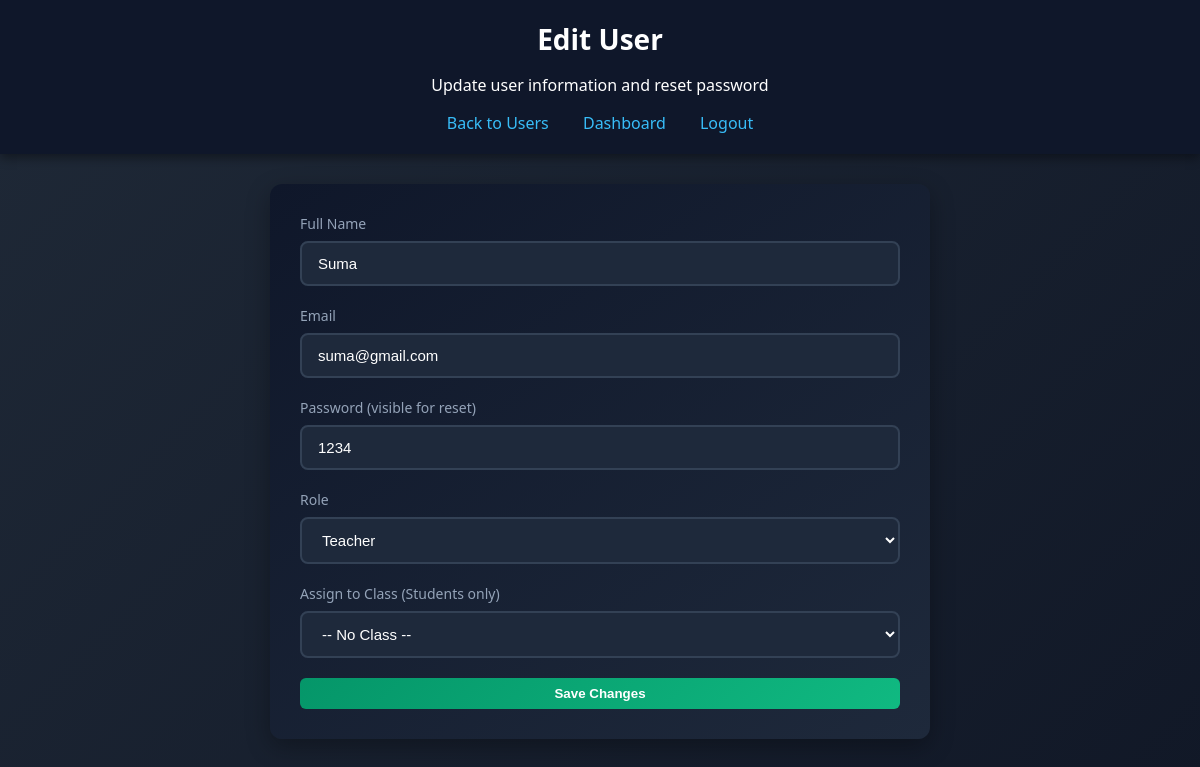
The page /admin/edit_user/2 (signed in) on the database its author committed.
### tables this page shows
CREATE TABLE users (
    id INTEGER PRIMARY KEY AUTOINCREMENT,
    name TEXT NOT NULL,
    email TEXT UNIQUE NOT NULL,
    password TEXT NOT NULL,
    role TEXT NOT NULL CHECK(role IN ('student','teacher','admin')),
    class_id INTEGER,
    rfid_uid TEXT,
    FOREIGN KEY(class_id) REFERENCES classes(id)
);

### backend/app.py (the view, shortened to what this page needs)
@app.route("/admin/edit_user/<int:user_id>", methods=["GET", "POST"])
def edit_user(user_id):
    if session.get("role") != "admin":
        return redirect("/login")
    conn = get_connection()
    cursor = conn.cursor()
    message = ""
    user = cursor.execute("SELECT * FROM users WHERE id=?", (user_id,)).fetchone()
    classes = cursor.execute("SELECT id, class_name, room_no FROM classes").fetchall()
    conn.close()
    return render_template("edit_user.html", user=user, classes=classes, message=message)

### backend/app.py (called while the page is built)
def get_connection():
    conn = sqlite3.connect(DB_PATH)
    conn.row_factory = sqlite3.Row
    return conn

### frontend/templates/edit_user.html (shortened to what this page needs)
<!DOCTYPE html>
<html lang="en">
<head>
    <link rel="stylesheet" href="/static/style.css">
</head>
<body>
    <div class="header">
        <h1>Edit User</h1>
        <p>Update user information and reset password</p>
        <nav class="nav-links">
            <a href="/admin/users">Back to Users</a>
            <a href="/admin">Dashboard</a>
            <a href="/logout">Logout</a>
        </nav>
    </div>
    <div class="dashboard-content">
        <div class="form-container">
            <form method="POST" class="admin-form">
                <div class="form-group">
                    <label>Full Name</label>
                    <input type="text" name="name" value="{{ user.name }}" required>
                </div>
                <div class="form-group">
                    <label>Email</label>
                    <input type="email" name="email" value="{{ user.email }}" required>
                </div>
                <div class="form-group">
                    <label>Password (visible for reset)</label>
                    <input type="text" name="password" value="{{ user.password }}" required>
                </div>
                <div class="form-group">
                    <label>Role</label>
                    <select name="role">
                        <option value="teacher" {% if user.role == 'teacher' %}selected{% endif %}>Teacher</option>
                    </select>
                </div>
                <div class="form-group" id="classGroup">
                    <label>Assign to Class (Students only)</label>
                    <select name="class_id">
                        <option value="">-- No Class --</option>
                    </select>
                </div>
                <button type="submit" class="start-btn">Save Changes</button>
            </form>
        </div>
    </div>
</body>
</html>

### frontend/static/style.css (style rules this page uses)
body { margin: 0; font-family: 'Segoe UI', Tahoma, sans-serif; background: linear-gradient(135deg, #1f2937, #111827); color: white; }
.header { text-align: center; padding: 20px; background: #0f172a; box-shadow: 0 4px 10px rgba(0,0,0,0.4); }
.header h1 { margin: 0; font-size: 28px; }
.nav-links { margin-top: 15px; }
.nav-links a { color: #38bdf8; text-decoration: none; margin: 0 15px; font-size: 16px; transition: color 0.2s; }
.dashboard-content { padding: 30px; }
.start-btn { padding: 8px 16px; background: linear-gradient(135deg, #059669, #10b981); color: white; border: none; border-radius: 6px; font-weight: 600; cursor: pointer; transition: transform 0.2s, box-shadow 0.2s; }
.form-container { max-width: 600px; margin: 0 auto 30px auto; background: linear-gradient(145deg, #0f172a, #1e293b); padding: 30px; border-radius: 12px; box-shadow: 0 8px 25px rgba(0, 0, 0, 0.3); }
.admin-form { display: flex; flex-direction: column; gap: 20px; }
.form-group { display: flex; flex-direction: column; gap: 8px; }
.form-group label { color: #94a3b8; font-size: 14px; font-weight: 500; }
.form-group input, .form-group select { padding: 12px 16px; border: 2px solid #334155; border-radius: 8px; background: #1e293b; color: white; font-size: 15px; transition: border-color 0.3s; }
.form-group select option { background: #1e293b; color: white; }

### rows shown on the page
users: name "Suma", email "suma@gmail.com", password "1234", role "Teacher"
